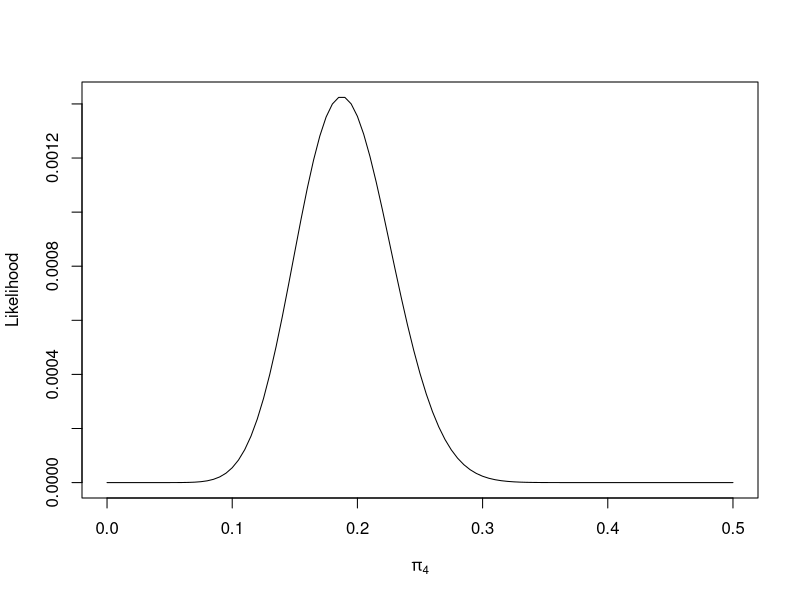

Write the R code that produced this figure.
## ---- chunk 1
counts <- c(14,22,25,15)
## ---- chunk 2
multinomLik <- function(pi, y=counts){
    dmultinom(y, prob = pi)
}
## ---- chunk 3
allPi <- function(freePi){
   c(1-sum(freePi), freePi)
   }
## ---- chunk 4
init <- rep(0.25,3)
optOutput <- optim(init,
       fn = function(freePi){ -multinomLik( allPi( freePi ) ) }
       )
## ---- chunk 5
optOutput$convergence
## ---- chunk 6
allPi(optOutput$par)
## ---- chunk 7
counts/sum(counts)
## ---- chunk 8
multinomLik(allPi(optOutput$par))
## ---- chunk 9
allPi2 <- function(freePi){
   c( 0.2, 0.3, 0.5-freePi, freePi)
   }
## ---- chunk 10
plot(function(x){ sapply(x,function(z){multinomLik( allPi2(z) )}) }, 
     from=0,
     to=0.5,
     xlab=bquote(pi[4]),
     ylab="Likelihood")
## ---- chunk 11
optOutput2 <- optimize( f = function(freePi){ -multinomLik( allPi2( freePi ) ) },
                       interval = c(0,0.5)
)
## ---- chunk 12
multinomLik(allPi2(optOutput2$minimum))
## ---- chunk 13
library(knitr)
M <- rbind(allPi(optOutput$par),allPi2(optOutput2$minimum))
colnames(M)<- paste("$\\pi_",1:4,"$",sep="")
kable(M)
